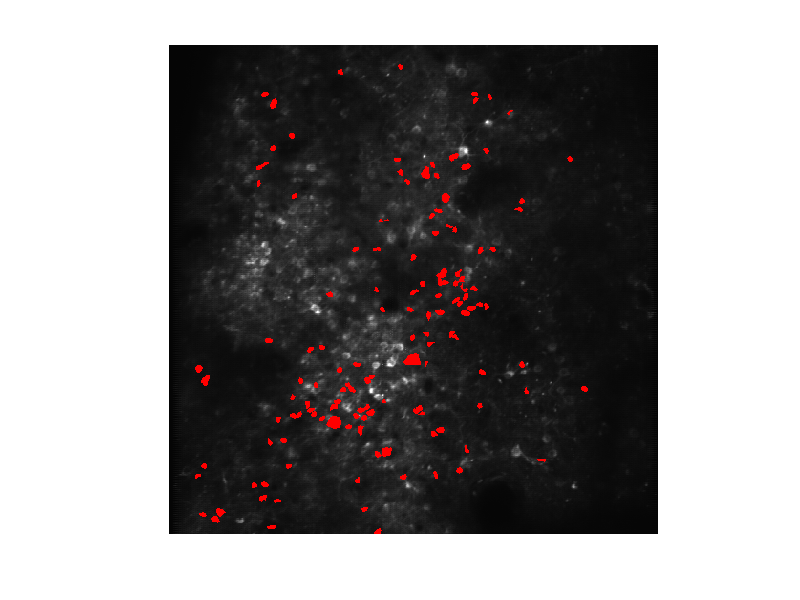
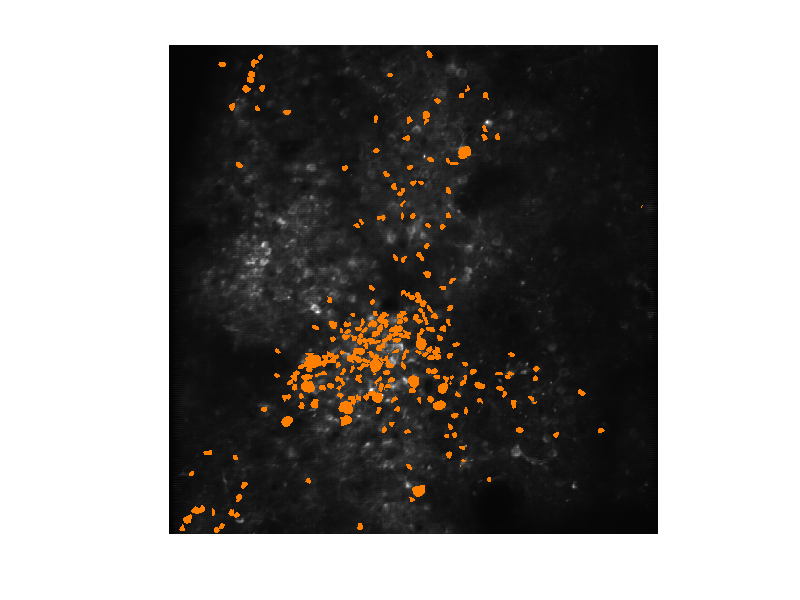
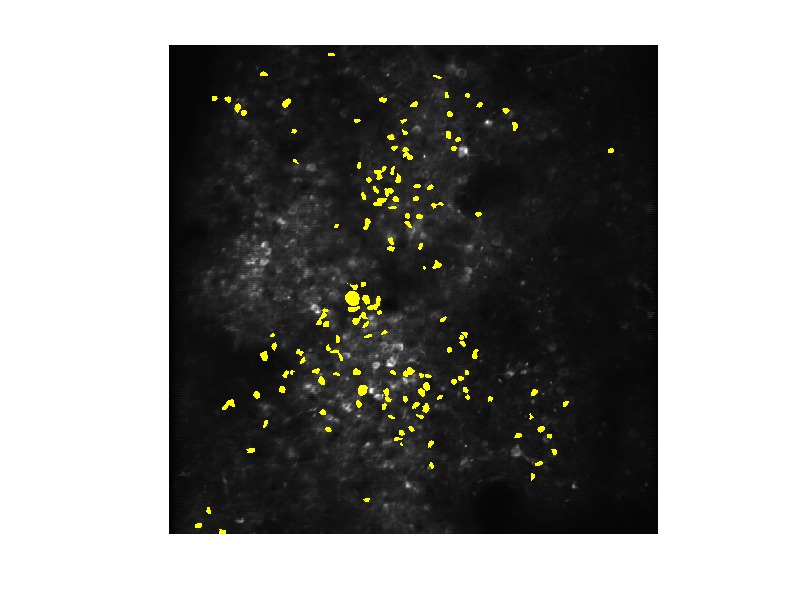
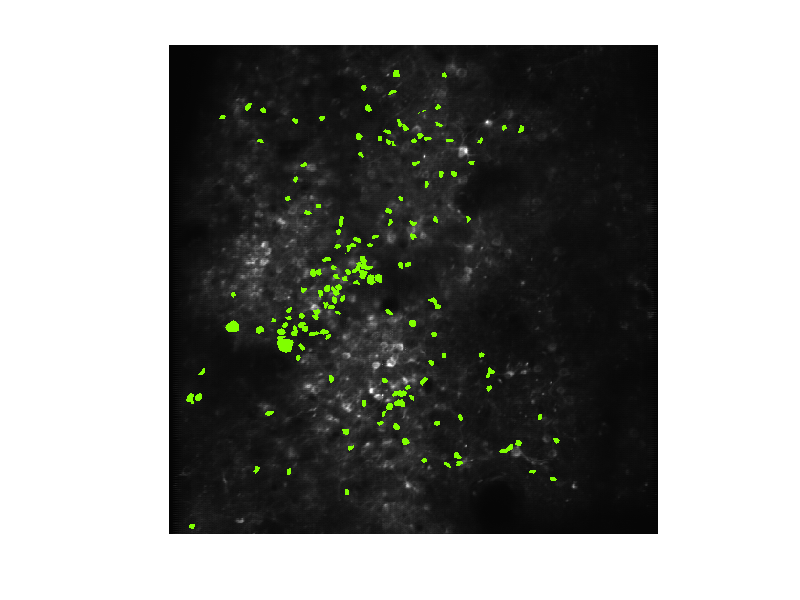

These charts were generated, in order, by the following MATLAB code:
%% Draw Ori pinwheel
% x=cd;
% path = [cd '\Map\Ori pinwheel'];
colornum = 12;
colorOT = hsv(colornum);

load imY1;
sumIm(1:size(imY1,1),1:size(imY1,1),1) = imY1/2000;
sumIm(1:size(imY1,1),1:size(imY1,1),2) = imY1/2000;
sumIm(1:size(imY1,1),1:size(imY1,1),3) = imY1/2000;
% load sumIm.mat
% sumIm = sumIm/500;
load CCtotal.mat;
load G4_PeakSfLocListTotal.mat
for o = 1:12
    figure(o);
    load imY1;
    sumIm(1:size(imY1,1),1:size(imY1,1),1) = imY1/2000;
    sumIm(1:size(imY1,1),1:size(imY1,1),2) = imY1/2000;
    sumIm(1:size(imY1,1),1:size(imY1,1),3) = imY1/2000;
    targetCell = find(G4_PeakSfLocListTotal(:,13)==o);
    Oricell = targetCell;
    for i = 1:length(Oricell)
       
        P = CCtotal{Oricell(i)};
      
        cidx = G4_PeakSfLocListTotal(Oricell(i), 13);
        for j = 1:length(P)
            id_x = mod(P(j),512);
            id_y = round((P(j) - id_x)/512)+1;
            %% if mod == 0; then should modify the results
            if(id_x==0);
                id_x = 512;
                id_y= id_y-1;
            end
            sumIm(id_x,id_y,:) = squeeze(colorOT(cidx, :));
        end
        
    end
    imshow(sumIm);
end

% title({[ 'CellNum = ' num2str(length(Oricell))]},'FontSize', 18, 'FontWeight', 'bold');
%saveas(gcf,[ReDir, '\Calculated\Ori_pinwheel0',num2str(idxn)], 'bmp');
% colormap(colorOT);
% colorbar('Ticks',[0:1/12:1], 'TickLabels',[0:15:180]);
%saveas(gcf,[path],'bmp');
% saveas(gcf,[ReDir, '\Calculated\Ori_pinwheel',num2str(idxn)], 'fig');
% pause
% close all;

% load sumIm.mat
% P = CCtotal{1,27};
% for j = 1:length(P)
%     id_x = mod(P(j),512);
%     id_y = round((P(j) - id_x)/512)+1;
%     %% if mod == 0; then should modify the results
%     if(id_x==0);
%         id_x = 512;
%         id_y= id_y-1;
%     end
%     sumIm(id_x,id_y,:) = squeeze(colorOT(1, :));
% end
% figure(2);
% imshow(sumIm);

load order_fig_1st_100.mat


for i = 61:72
    figure(i);
    imagesc(squeeze(order_fig_1st_100(i,:,:)));
    colormap('gray');
    axis off;
end
